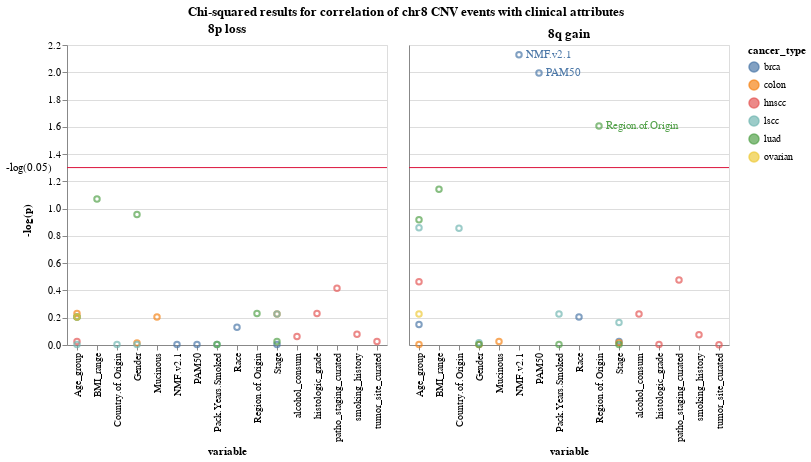

Write notebook code for a chart like this one.
### Code cell
def pval_plot(df, title, group_col, val_col, color_col, y=True, sig=0.05):
    
    val_log_col = "neg_log_p"
    log_cutoff = -np.log10(sig)
    df = df.assign(**{val_log_col: - np.log10(df[val_col])})
    
    if y:
        chart_y = alt.Y(
            val_log_col,
            title="-log(p)"
        )
        
    else:
        chart_y = alt.Y(
            val_log_col,
            axis=alt.Axis(
                labels=False,
                ticks=False,
                title=None
            )
        )
        
    chart = alt.Chart(df).mark_point().encode(
        x=group_col,
        y=chart_y,
        color=color_col
    )
    
    chart_text = chart.transform_filter(
        alt.datum.neg_log_p >= log_cutoff
    ).mark_text(
        align='left',
        baseline='middle',
        dx=7
    ).encode(
        text='variable'
    )


    line = alt.Chart(pd.DataFrame({
        'y': [log_cutoff],
        "label": [f"-log({sig})"]
    })).mark_rule(color="crimson").encode(
        y="y"
    )

    text = line.mark_text(
        align="right",
        dx=-175
    ).encode(
        text="label"
    )

    if y:
        return (chart + chart_text + line + text).properties(title=title)
    else:
        return (chart + chart_text + line).properties(title=title)

alt.hconcat(
    pval_plot(all_results[all_results["cnv_event"] == "8p_loss"], "8p loss", "variable", "adj_p", "cancer_type"),
    pval_plot(
        all_results[all_results["cnv_event"] == "8q_gain"], "8q gain", "variable", "adj_p", "cancer_type", False)
).resolve_scale(y="shared").configure_axisY(titleY=175, titleX=-35).properties(
    title="Chi-squared results for correlation of chr8 CNV events with clinical attributes"
).configure_title(
    anchor="middle"
)

### Figure 1 — Vega-Lite specification as saved in the notebook (floating-point values rounded to 4 significant figures)
{"config": {"view": {"continuousWidth": 400, "continuousHeight": 300}, "axisY": {"titleX": -35, "titleY": 175}, "title": {"anchor": "middle"}}, "hconcat": [{"layer": [{"mark": "point", "encoding": {"color": {"type": "nominal", "field": "cancer_type"}, "x": {"type": "nominal", "field": "variable"}, "y": {"type": "quantitative", "field": "neg_log_p", "title": "-log(p)"}}}, {"mark": {"type": "text", "align": "left", "baseline": "middle", "dx": 7}, "encoding": {"color": {"type": "nominal", "field": "cancer_type"}, "text": {"type": "nominal", "field": "variable"}, "x": {"type": "nominal", "field": "variable"}, "y": {"type": "quantitative", "field": "neg_log_p", "title": "-log(p)"}}, "transform": [{"filter": "(datum.neg_log_p >= 1.3010299956639813)"}]}, {"data": {"name": "data-429973b08f28eb25ab4ec3af8da6bb12"}, "mark": {"type": "rule", "color": "crimson"}, "encoding": {"y": {"type": "quantitative", "field": "y"}}}, {"data": {"name": "data-429973b08f28eb25ab4ec3af8da6bb12"}, "mark": {"type": "text", "align": "right", "dx": -175}, "encoding": {"text": {"type": "nominal", "field": "label"}, "y": {"type": "quantitative", "field": "y"}}}], "data": {"name": "data-ea42d4985246f1d57a8581e563ef0031"}, "title": "8p loss"}, {"layer": [{"mark": "point", "encoding": {"color": {"type": "nominal", "field": "cancer_type"}, "x": {"type": "nominal", "field": "variable"}, "y": {"type": "quantitative", "axis": {"labels": false, "ticks": false, "title": null}, "field": "neg_log_p"}}}, {"mark": {"type": "text", "align": "left", "baseline": "middle", "dx": 7}, "encoding": {"color": {"type": "nominal", "field": "cancer_type"}, "text": {"type": "nominal", "field": "variable"}, "x": {"type": "nominal", "field": "variable"}, "y": {"type": "quantitative", "axis": {"labels": false, "ticks": false, "title": null}, "field": "neg_log_p"}}, "transform": [{"filter": "(datum.neg_log_p >= 1.3010299956639813)"}]}, {"data": {"name": "data-429973b08f28eb25ab4ec3af8da6bb12"}, "mark": {"type": "rule", "color": "crimson"}, "encoding": {"y": {"type": "quantitative", "field": "y"}}}], "data": {"name": "data-7944781b7426db123a1b31ccbe82f154"}, "title": "8q gain"}], "resolve": {"scale": {"y": "shared"}}, "title": "Chi-squared results for correlation of chr8 CNV events with clinical attributes", "$schema": "https://vega.github.io/schema/vega-lite/v4.8.1.json", "datasets": {"data-ea42d4985246f1d57a8581e563ef0031": [{"cancer_type": "brca", "cnv_event": "8p_loss", "variable": "Age_group", "pval": 0.2796, "adj_p": 0.6224, "neg_log_p": 0.2059}, {"cancer_type": "brca", "cnv_event": "8p_loss", "variable": "Race", "pval": 0.3838, "adj_p": 0.7402, "neg_log_p": 0.1306}, {"cancer_type": "brca", "cnv_event": "8p_loss", "variable": "Stage", "pval": 0.9734, "adj_p": 0.9918, "neg_log_p": 0.003585}, {"cancer_type": "brca", "cnv_event": "8p_loss", "variable": "PAM50", "pval": 0.9048, "adj_p": 0.9918, "neg_log_p": 0.003585}, {"cancer_type": "brca", "cnv_event": "8p_loss", "variable": "NMF.v2.1", "pval": 0.9437, "adj_p": 0.9918, "neg_log_p": 0.003585}, {"cancer_type": "colon", "cnv_event": "8p_loss", "variable": "Age_group", "pval": 0.1629, "adj_p": 0.5866, "neg_log_p": 0.2317}, {"cancer_type": "colon", "cnv_event": "8p_loss", "variable": "Gender", "pval": 0.6985, "adj_p": 0.9671, "neg_log_p": 0.01453}, {"cancer_type": "colon", "cnv_event": "8p_loss", "variable": "Stage", "pval": 0.1774, "adj_p": 0.5929, "neg_log_p": 0.227}, {"cancer_type": "colon", "cnv_event": "8p_loss", "variable": "Mucinous", "pval": 0.2703, "adj_p": 0.6224, "neg_log_p": 0.2059}, {"cancer_type": "hnscc", "cnv_event": "8p_loss", "variable": "Age_group", "pval": 0.5935, "adj_p": 0.9425, "neg_log_p": 0.0257}, {"cancer_type": "hnscc", "cnv_event": "8p_loss", "variable": "alcohol_consum", "pval": 0.4976, "adj_p": 0.8667, "neg_log_p": 0.06212}, {"cancer_type": "hnscc", "cnv_event": "8p_loss", "variable": "histologic_grade", "pval": 0.1513, "adj_p": 0.5866, "neg_log_p": 0.2317}, {"cancer_type": "hnscc", "cnv_event": "8p_loss", "variable": "patho_staging_curated", "pval": 0.08523, "adj_p": 0.3836, "neg_log_p": 0.4162}, {"cancer_type": "hnscc", "cnv_event": "8p_loss", "variable": "smoking_history", "pval": 0.448, "adj_p": 0.8342, "neg_log_p": 0.07874}, {"cancer_type": "hnscc", "cnv_event": "8p_loss", "variable": "tumor_site_curated", "pval": 0.6284, "adj_p": 0.9425, "neg_log_p": 0.0257}, {"cancer_type": "lscc", "cnv_event": "8p_loss", "variable": "Age_group", "pval": 0.8017, "adj_p": 0.9918, "neg_log_p": 0.003585}, {"cancer_type": "lscc", "cnv_event": "8p_loss", "variable": "Gender", "pval": 0.8801, "adj_p": 0.9918, "neg_log_p": 0.003585}, {"cancer_type": "lscc", "cnv_event": "8p_loss", "variable": "Stage", "pval": 0.2173, "adj_p": 0.5929, "neg_log_p": 0.227}, {"cancer_type": "lscc", "cnv_event": "8p_loss", "variable": "Country.of.Origin", "pval": 0.9433, "adj_p": 0.9918, "neg_log_p": 0.003585}, {"cancer_type": "lscc", "cnv_event": "8p_loss", "variable": "Pack.Years.Smoked", "pval": 0.9663, "adj_p": 0.9918, "neg_log_p": 0.003585}, {"cancer_type": "luad", "cnv_event": "8p_loss", "variable": "Age_group", "pval": 0.2825, "adj_p": 0.6224, "neg_log_p": 0.2059}, {"cancer_type": "luad", "cnv_event": "8p_loss", "variable": "Gender", "pval": 0.01228, "adj_p": 0.1105, "neg_log_p": 0.9567}, {"cancer_type": "luad", "cnv_event": "8p_loss", "variable": "BMI_range", "pval": 0.007883, "adj_p": 0.08514, "neg_log_p": 1.07}, {"cancer_type": "luad", "cnv_event": "8p_loss", "variable": "Stage", "pval": 0.6257, "adj_p": 0.9425, "neg_log_p": 0.0257}, {"cancer_type": "luad", "cnv_event": "8p_loss", "variable": "Region.of.Origin", "pval": 0.1613, "adj_p": 0.5866, "neg_log_p": 0.2317}, {"cancer_type": "luad", "cnv_event": "8p_loss", "variable": "Pack.Years.Smoked", "pval": 0.9296, "adj_p": 0.9918, "neg_log_p": 0.003585}, {"cancer_type": "ovarian", "cnv_event": "8p_loss", "variable": "Age_group", "pval": 0.2656, "adj_p": 0.6224, "neg_log_p": 0.2059}], "data-429973b08f28eb25ab4ec3af8da6bb12": [{"y": 1.301, "label": "-log(0.05)"}], "data-7944781b7426db123a1b31ccbe82f154": [{"cancer_type": "brca", "cnv_event": "8q_gain", "variable": "Age_group", "pval": 0.3539, "adj_p": 0.7078, "neg_log_p": 0.1501}, {"cancer_type": "brca", "cnv_event": "8q_gain", "variable": "Race", "pval": 0.2881, "adj_p": 0.6224, "neg_log_p": 0.2059}, {"cancer_type": "brca", "cnv_event": "8q_gain", "variable": "Stage", "pval": 0.6065, "adj_p": 0.9425, "neg_log_p": 0.0257}, {"cancer_type": "brca", "cnv_event": "8q_gain", "variable": "PAM50", "pval": 0.0003755, "adj_p": 0.01014, "neg_log_p": 1.994}, {"cancer_type": "brca", "cnv_event": "8q_gain", "variable": "NMF.v2.1", "pval": 0.0001379, "adj_p": 0.007445, "neg_log_p": 2.128}, {"cancer_type": "colon", "cnv_event": "8q_gain", "variable": "Age_group", "pval": 0.8153, "adj_p": 0.9918, "neg_log_p": 0.003585}, {"cancer_type": "colon", "cnv_event": "8q_gain", "variable": "Gender", "pval": 0.7654, "adj_p": 0.9918, "neg_log_p": 0.003585}, {"cancer_type": "colon", "cnv_event": "8q_gain", "variable": "Stage", "pval": 0.6778, "adj_p": 0.9632, "neg_log_p": 0.01627}, {"cancer_type": "colon", "cnv_event": "8q_gain", "variable": "Mucinous", "pval": 0.6269, "adj_p": 0.9425, "neg_log_p": 0.0257}, {"cancer_type": "hnscc", "cnv_event": "8q_gain", "variable": "Age_group", "pval": 0.06993, "adj_p": 0.3433, "neg_log_p": 0.4644}, {"cancer_type": "hnscc", "cnv_event": "8q_gain", "variable": "alcohol_consum", "pval": 0.208, "adj_p": 0.5929, "neg_log_p": 0.227}, {"cancer_type": "hnscc", "cnv_event": "8q_gain", "variable": "histologic_grade", "pval": 0.8631, "adj_p": 0.9918, "neg_log_p": 0.003585}, {"cancer_type": "hnscc", "cnv_event": "8q_gain", "variable": "patho_staging_curated", "pval": 0.06172, "adj_p": 0.3333, "neg_log_p": 0.4772}, {"cancer_type": "hnscc", "cnv_event": "8q_gain", "variable": "smoking_history", "pval": 0.4677, "adj_p": 0.8419, "neg_log_p": 0.07473}, {"cancer_type": "hnscc", "cnv_event": "8q_gain", "variable": "tumor_site_curated", "pval": 0.9958, "adj_p": 0.9958, "neg_log_p": 0.001811}, {"cancer_type": "lscc", "cnv_event": "8q_gain", "variable": "Age_group", "pval": 0.02049, "adj_p": 0.1383, "neg_log_p": 0.8592}, {"cancer_type": "lscc", "cnv_event": "8q_gain", "variable": "Gender", "pval": 0.6728, "adj_p": 0.9632, "neg_log_p": 0.01627}, {"cancer_type": "lscc", "cnv_event": "8q_gain", "variable": "Stage", "pval": 0.3291, "adj_p": 0.6835, "neg_log_p": 0.1653}, {"cancer_type": "lscc", "cnv_event": "8q_gain", "variable": "Country.of.Origin", "pval": 0.0232, "adj_p": 0.1392, "neg_log_p": 0.8564}, {"cancer_type": "lscc", "cnv_event": "8q_gain", "variable": "Pack.Years.Smoked", "pval": 0.2196, "adj_p": 0.5929, "neg_log_p": 0.227}, {"cancer_type": "luad", "cnv_event": "8q_gain", "variable": "Age_group", "pval": 0.01565, "adj_p": 0.1207, "neg_log_p": 0.9182}, {"cancer_type": "luad", "cnv_event": "8q_gain", "variable": "Gender", "pval": 0.7553, "adj_p": 0.9918, "neg_log_p": 0.003585}, {"cancer_type": "luad", "cnv_event": "8q_gain", "variable": "BMI_range", "pval": 0.005345, "adj_p": 0.07215, "neg_log_p": 1.142}, {"cancer_type": "luad", "cnv_event": "8q_gain", "variable": "Stage", "pval": 0.8659, "adj_p": 0.9918, "neg_log_p": 0.003585}, {"cancer_type": "luad", "cnv_event": "8q_gain", "variable": "Region.of.Origin", "pval": 0.001375, "adj_p": 0.02474, "neg_log_p": 1.607}, {"cancer_type": "luad", "cnv_event": "8q_gain", "variable": "Pack.Years.Smoked", "pval": 0.8173, "adj_p": 0.9918, "neg_log_p": 0.003585}, {"cancer_type": "ovarian", "cnv_event": "8q_gain", "variable": "Age_group", "pval": 0.2188, "adj_p": 0.5929, "neg_log_p": 0.227}]}}
